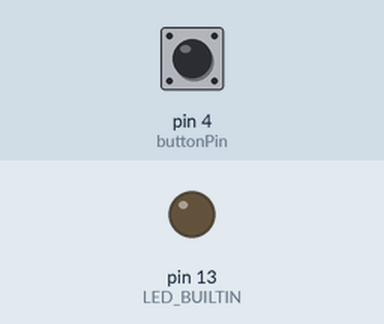
Bench run of a sketch on a simulated Arduino Uno, built with avr-gcc and run on an emulated ATmega328P. On the bench: output pins drawn as LEDs (lit = HIGH). Dashed ring = blinking. Inputs (shaded band) come from the test bench; at power-on: pin 4 (buttonPin) LOW.

Above: at 1.2 s.
1.3 s: pin 4 (buttonPin) pulled HIGH for 0.15 s
At 2.2 s:
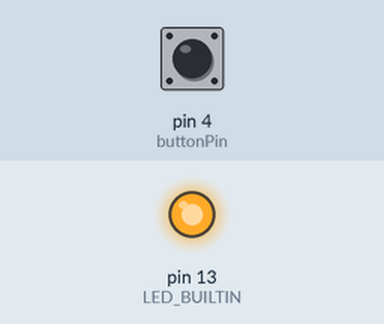
2.9 s: pin 4 (buttonPin) pulled HIGH for 3.2 s
At 3.06 s:
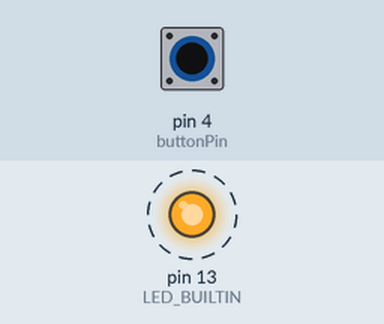
Timing chart, 0 to 7.6 s (numbered marks = the images above; inputs shaded):
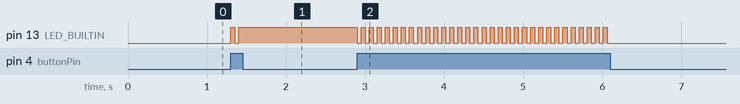

Measured:
- after the input at 1.3 s, pin 13 (LED_BUILTIN): LOW → HIGH at once, → LOW 0.05 s later, → HIGH 0.05 s later
- after the input at 2.9 s, pin 13 (LED_BUILTIN): alternates HIGH for 0.05 s and LOW for 0.05 s, 63 changes in all, then stays LOW, starting at once

The sketch:

blink_pushbutton_debounce.ino
```cpp
//const int ledPin = 13; //led attached to this pin
const int buttonPin = 4; //push button attached to this pin

int buttonState = LOW; //this variable tracks the state of the button, low if not pressed, high if pressed
int ledState = -1; //this variable tracks the state of the LED, negative if off, positive if on

long lastDebounceTime = 0;  // the last time the output pin was toggled
long debounceDelay = 50;    // the debounce time; increase if the output flickers

// the setup function runs once when you press reset or power the board
void setup() {
  // initialize digital pin LED_BUILTIN as an output.
  pinMode(LED_BUILTIN, OUTPUT);
  pinMode(buttonPin, INPUT);

}

// the loop function runs over and over again forever
void loop() {
  //sample the state of the button - is it pressed or not?
  buttonState = digitalRead(buttonPin);

  //filter out any noise by setting a time buffer
  if ( (millis() - lastDebounceTime) > debounceDelay) {

    //if the button has been pressed, lets toggle the LED from "off to on" or "on to off"
    if ( (buttonState == HIGH) && (ledState < 0) ) {

      digitalWrite(LED_BUILTIN, HIGH); //turn LED on
      ledState = -ledState; //now the LED is on, we need to change the state
      lastDebounceTime = millis(); //set the current time
    }
    else if ( (buttonState == HIGH) && (ledState > 0) ) {

      digitalWrite(LED_BUILTIN, LOW); //turn LED off
      ledState = -ledState; //now the LED is off, we need to change the state
      lastDebounceTime = millis(); //set the current time
    }//close if/else

  }//close if(time buffer)

}//close void loop
```
